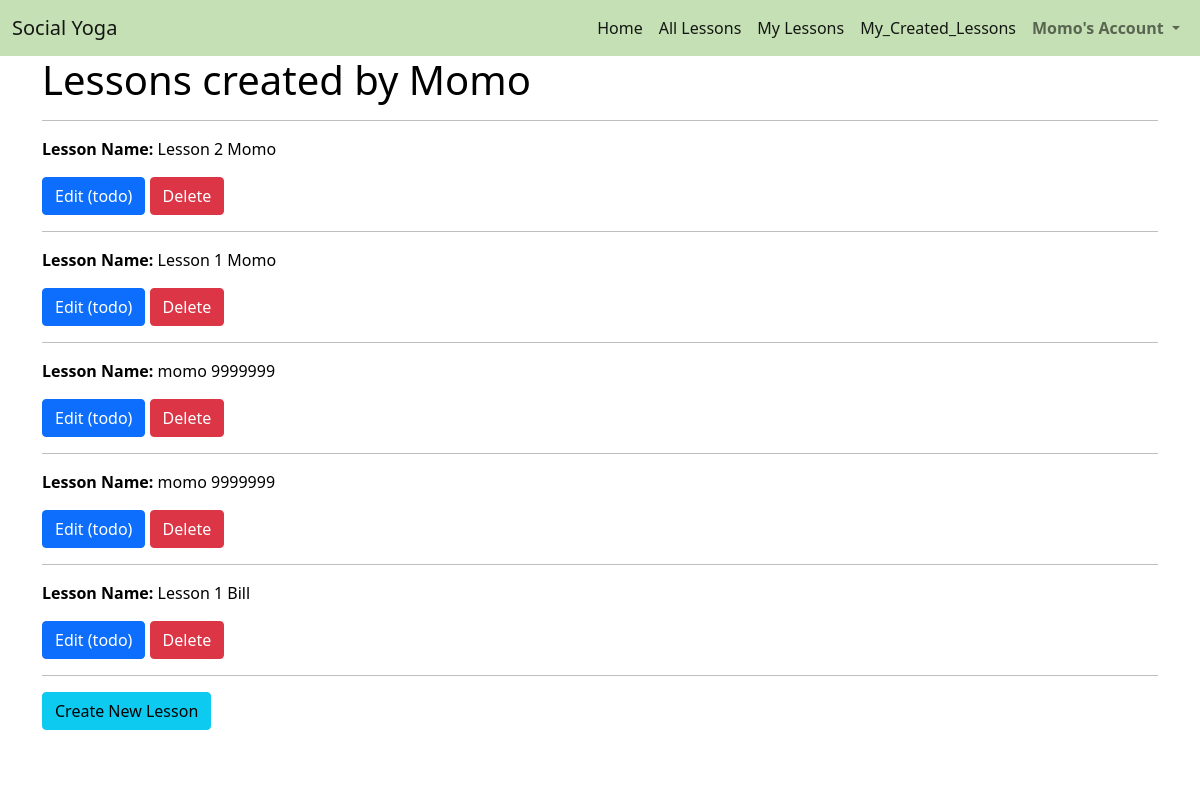
The app's page /lessons/instructor_created_lessons/ (signed in), older data.
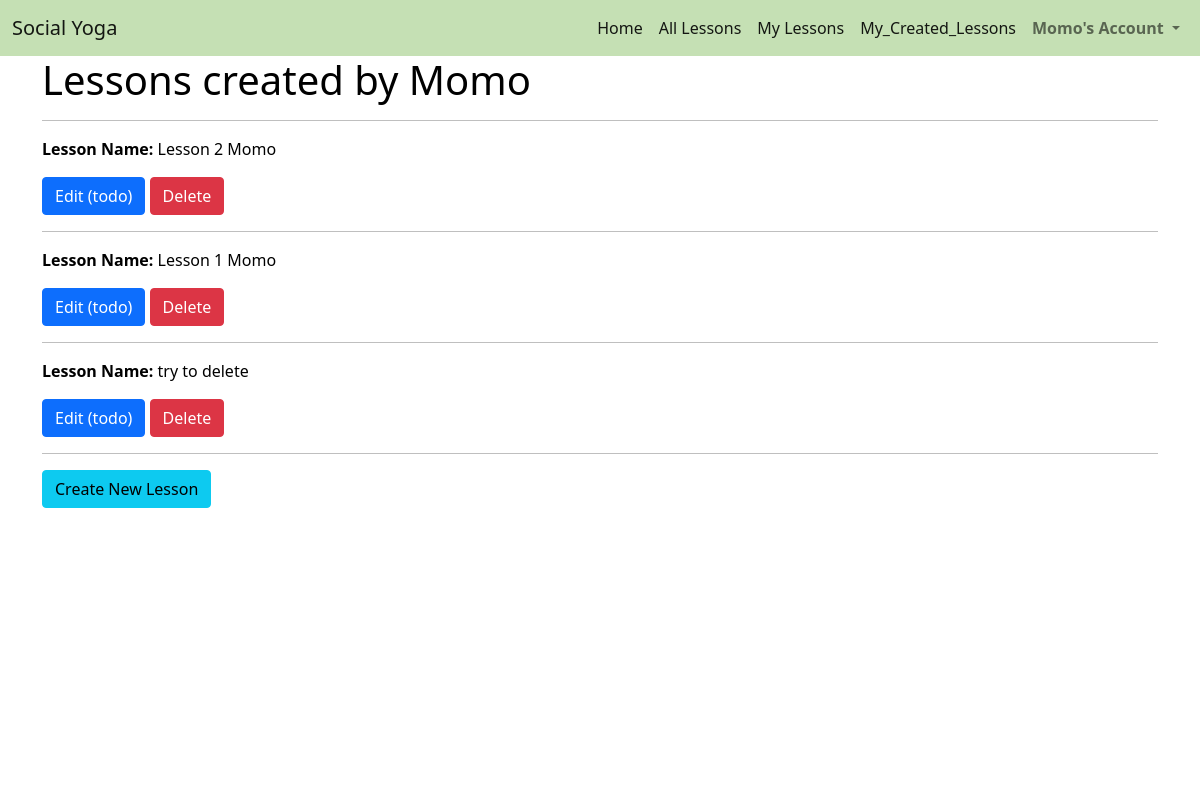
The same page, newer data.
### lessons/models.py (models this page shows, shortened)
class Lesson(models.Model):
    lesson_id = models.CharField(max_length=32, null=False, editable=False)
    instructor_profile = models.ForeignKey(UserProfile, on_delete=models.SET_NULL,
                                        null=True, blank=True, related_name='lessons')
    lesson_name = models.CharField(max_length=32, null=False, editable=True)
    description = models.TextField(max_length=254)
    url = models.URLField(max_length=1024, null=False, blank=False)

### lessons/views.py (the view)
# urls.py: path('instructor_created_lessons/', views.instructor_created_lessons, name='instructor_created_lessons'),
def instructor_created_lessons(request):
    profile = get_object_or_404(UserProfile, user=request.user)
    template = 'lessons/instructor_created_lessons.html'
    instructor_created_lessons = Lesson.objects.filter(instructor_profile=profile)
    context = {
        'profile': profile,
        'instructor_created_lessons': instructor_created_lessons,
    }
    return render(request, template, context)

### profiles/models.py (called while the page is built)
    def __str__(self):
        return self.user.username

### lessons/templates/lessons/instructor_created_lessons.html (shortened to what this page needs)
{% extends "base.html" %}
{% load static %}
{% block content %}
    <div class="overlay"></div>
    <div class="container h-100">
        <div class="row h-100">
            <div class="col">
                <h1>Lessons created by {{ profile }}</h1>
                <hr>
                {% if instructor_created_lessons %}
                    {% for lesson in instructor_created_lessons %}
                        <p><strong>Lesson Name:</strong> {{ lesson.lesson_name }}</p>
                        <span>
                            <a class="btn btn-primary" href="#" role="button">Edit (todo)</a>
                            <a class="btn btn-danger" href="{% url 'delete_instructor_created_lesson' lesson.lesson_id %}" role="button">Delete</a>
                        </span>
                        <hr>
                    {% endfor %}
                {% else %}
                    <p>You aren't subscribed to any lessons</p>
                {% endif %}
                <a class="btn btn-info" href="{% url 'create_lesson' %}" role="button">Create New Lesson</a>
            </div>
        </div>
    </div>
{% endblock %}

Row changes from the older to the newer data that the page shows:
removed Lesson: lesson_name "momo 9999999"
removed Lesson: lesson_name "momo 9999999"
removed Lesson: lesson_name "Lesson 1 Bill"
added Lesson: lesson_name "try to delete"
